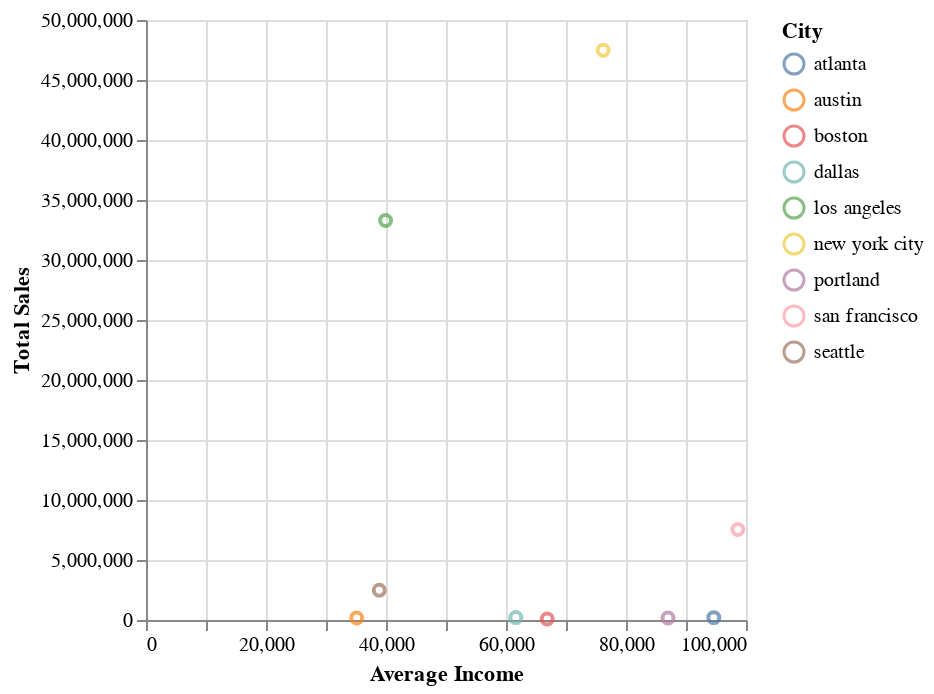

Notebook cell for this chart:
### Code cell
income_sales_plot =alt.Chart(income_sales).mark_point().encode(
    x = alt.X("Average_Income").title("Average Income"),
    y = alt.Y("Total_Sales").title("Total Sales"),
    color = alt.Color("City")
)
income_sales_plot

### Figure 1 — Vega-Lite specification as saved in the notebook (floating-point values rounded to 4 significant figures)
{"config": {"view": {"continuousWidth": 300, "continuousHeight": 300}}, "data": {"name": "data-4511504adf4466f0ce7d49030ef2f5e4"}, "mark": {"type": "point"}, "encoding": {"color": {"field": "City", "type": "nominal"}, "x": {"field": "Average_Income", "title": "Average Income", "type": "quantitative"}, "y": {"field": "Total_Sales", "title": "Total Sales", "type": "quantitative"}}, "$schema": "https://vega.github.io/schema/vega-lite/v5.15.1.json", "datasets": {"data-4511504adf4466f0ce7d49030ef2f5e4": [{"City": "new york city", "Mean": 76190, "Average_Income": 76190.0, "Total_Sales": 47480000.0}, {"City": "san francisco", "Mean": 98645, "Average_Income": 98640.0, "Total_Sales": 7535000.0}, {"City": "atlanta", "Mean": 94627, "Average_Income": 94630.0, "Total_Sales": 198400.0}, {"City": "portland", "Mean": 87001, "Average_Income": 87000.0, "Total_Sales": 167900.0}, {"City": "dallas", "Mean": 61638, "Average_Income": 61640.0, "Total_Sales": 199900.0}, {"City": "los angeles", "Mean": 39928, "Average_Income": 39930.0, "Total_Sales": 33290000.0}, {"City": "boston", "Mean": 66866, "Average_Income": 66870.0, "Total_Sales": 86510.0}, {"City": "austin", "Mean": 35116, "Average_Income": 35120.0, "Total_Sales": 166700.0}, {"City": "seattle", "Mean": 38873, "Average_Income": 38870.0, "Total_Sales": 2483000.0}]}}
